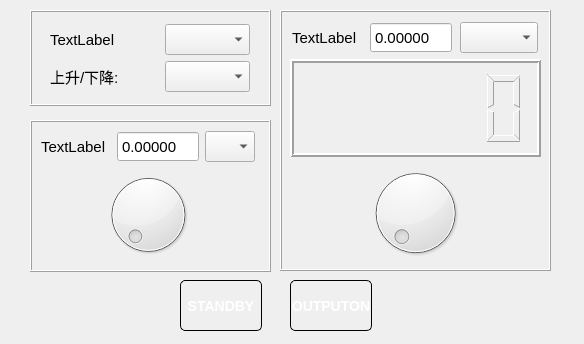
<?xml version="1.0" encoding="UTF-8"?>
<ui version="4.0">
 <class>EdgeDialog</class>
 <widget class="QDialog" name="EdgeDialog">
  <property name="geometry">
   <rect>
    <x>0</x>
    <y>0</y>
    <width>584</width>
    <height>344</height>
   </rect>
  </property>
  <property name="windowTitle">
   <string>快沿</string>
  </property>
  <property name="windowIcon">
   <iconset resource="resourcefile.qrc">
    <normaloff>:/Icon/Icon/wave-8.png</normaloff>:/Icon/Icon/wave-8.png</iconset>
  </property>
  <widget class="QPushButton" name="OutputOn_pushBtn">
   <property name="geometry">
    <rect>
     <x>290</x>
     <y>280</y>
     <width>82</width>
     <height>51</height>
    </rect>
   </property>
   <property name="font">
    <font>
     <pointsize>-1</pointsize>
     <weight>75</weight>
     <italic>false</italic>
     <bold>true</bold>
    </font>
   </property>
   <property name="styleSheet">
    <string notr="true">QPushButton {
    border: 1px solid #000000;
    border-radius: 5px;
    background-color: qlineargradient(x1: 0, y1: 0, x2: 0, y2: 1,
                                   stop: 0 #dedede, stop: 0.5 #434343,
                                   stop: 0.51 #000000, stop: 1 #656a6d);
    color: #FFFFFF;
    font: bold 14px;
    min-width: 80px;
}

QPushButton:pressed {
    background-color: qlineargradient(x1: 0, y1: 0, x2: 0, y2: 1,
                                   stop: 0 #cfcccc, stop: 0.5 #333232,
                                   stop: 0.51 #000000, stop: 1 #585c5f);
    color: #00CC00;
}
QPushButton:flat {
    border: none;
}</string>
   </property>
   <property name="text">
    <string>OUTPUTON</string>
   </property>
  </widget>
  <widget class="QPushButton" name="StandBy_pushBtn">
   <property name="geometry">
    <rect>
     <x>180</x>
     <y>280</y>
     <width>82</width>
     <height>51</height>
    </rect>
   </property>
   <property name="font">
    <font>
     <pointsize>-1</pointsize>
     <weight>75</weight>
     <italic>false</italic>
     <bold>true</bold>
    </font>
   </property>
   <property name="styleSheet">
    <string notr="true">QPushButton {
    border: 1px solid #000000;
    border-radius: 5px;
    background-color: qlineargradient(x1: 0, y1: 0, x2: 0, y2: 1,
                                   stop: 0 #dedede, stop: 0.5 #434343,
                                   stop: 0.51 #000000, stop: 1 #656a6d);
    color: #FFFFFF;
    font: bold 14px;
    min-width: 80px;
}

QPushButton:pressed {
    background-color: qlineargradient(x1: 0, y1: 0, x2: 0, y2: 1,
                                   stop: 0 #cfcccc, stop: 0.5 #333232,
                                   stop: 0.51 #000000, stop: 1 #585c5f);
    color: #00CC00;
}
QPushButton:flat {
    border: none;
}</string>
   </property>
   <property name="text">
    <string>STANDBY</string>
   </property>
  </widget>
  <widget class="QFrame" name="frame">
   <property name="geometry">
    <rect>
     <x>30</x>
     <y>10</y>
     <width>241</width>
     <height>96</height>
    </rect>
   </property>
   <property name="frameShape">
    <enum>QFrame::Box</enum>
   </property>
   <property name="frameShadow">
    <enum>QFrame::Raised</enum>
   </property>
   <layout class="QVBoxLayout" name="verticalLayout_3">
    <item>
     <layout class="QVBoxLayout" name="verticalLayout">
      <item>
       <layout class="QHBoxLayout" name="horizontalLayout_9">
        <item>
         <widget class="QLabel" name="EdgeWaveNo_Label">
          <property name="minimumSize">
           <size>
            <width>70</width>
            <height>31</height>
           </size>
          </property>
          <property name="maximumSize">
           <size>
            <width>100</width>
            <height>31</height>
           </size>
          </property>
          <property name="font">
           <font>
            <pointsize>11</pointsize>
           </font>
          </property>
          <property name="text">
           <string>TextLabel</string>
          </property>
         </widget>
        </item>
        <item>
         <widget class="QComboBox" name="EdgeWaveNo_Cmb">
          <property name="minimumSize">
           <size>
            <width>85</width>
            <height>31</height>
           </size>
          </property>
          <property name="maximumSize">
           <size>
            <width>85</width>
            <height>31</height>
           </size>
          </property>
          <property name="font">
           <font>
            <pointsize>11</pointsize>
           </font>
          </property>
         </widget>
        </item>
       </layout>
      </item>
      <item>
       <layout class="QHBoxLayout" name="horizontalLayout_2">
        <item>
         <widget class="QLabel" name="EdgeOhm_Label">
          <property name="minimumSize">
           <size>
            <width>75</width>
            <height>31</height>
           </size>
          </property>
          <property name="maximumSize">
           <size>
            <width>100</width>
            <height>31</height>
           </size>
          </property>
          <property name="font">
           <font>
            <pointsize>11</pointsize>
           </font>
          </property>
          <property name="frameShape">
           <enum>QFrame::NoFrame</enum>
          </property>
          <property name="lineWidth">
           <number>2</number>
          </property>
          <property name="text">
           <string>上升/下降:</string>
          </property>
          <property name="textFormat">
           <enum>Qt::AutoText</enum>
          </property>
          <property name="buddy">
           <cstring>DcWaveNo_Cmb</cstring>
          </property>
         </widget>
        </item>
        <item>
         <widget class="QComboBox" name="EdgeUpDown_Cmb">
          <property name="minimumSize">
           <size>
            <width>85</width>
            <height>31</height>
           </size>
          </property>
          <property name="maximumSize">
           <size>
            <width>85</width>
            <height>31</height>
           </size>
          </property>
          <property name="font">
           <font>
            <family>Andalus</family>
            <pointsize>11</pointsize>
           </font>
          </property>
          <property name="autoFillBackground">
           <bool>false</bool>
          </property>
          <property name="styleSheet">
           <string notr="true"/>
          </property>
          <property name="currentText">
           <string/>
          </property>
          <property name="currentIndex">
           <number>-1</number>
          </property>
         </widget>
        </item>
       </layout>
      </item>
     </layout>
    </item>
   </layout>
  </widget>
  <widget class="QFrame" name="frame_6">
   <property name="geometry">
    <rect>
     <x>280</x>
     <y>10</y>
     <width>271</width>
     <height>261</height>
    </rect>
   </property>
   <property name="frameShape">
    <enum>QFrame::Box</enum>
   </property>
   <property name="frameShadow">
    <enum>QFrame::Raised</enum>
   </property>
   <widget class="QWidget" name="layoutWidget">
    <property name="geometry">
     <rect>
      <x>10</x>
      <y>12</y>
      <width>251</width>
      <height>241</height>
     </rect>
    </property>
    <layout class="QVBoxLayout" name="verticalLayout_2">
     <item>
      <layout class="QHBoxLayout" name="horizontalLayout_12">
       <item>
        <widget class="QLabel" name="EdgeAmp_Label">
         <property name="minimumSize">
          <size>
           <width>70</width>
           <height>31</height>
          </size>
         </property>
         <property name="maximumSize">
          <size>
           <width>70</width>
           <height>31</height>
          </size>
         </property>
         <property name="font">
          <font>
           <pointsize>11</pointsize>
          </font>
         </property>
         <property name="text">
          <string>TextLabel</string>
         </property>
        </widget>
       </item>
       <item>
        <widget class="QDoubleSpinBox" name="EdgeAmp_Dsb">
         <property name="minimumSize">
          <size>
           <width>82</width>
           <height>31</height>
          </size>
         </property>
         <property name="maximumSize">
          <size>
           <width>82</width>
           <height>31</height>
          </size>
         </property>
         <property name="font">
          <font>
           <pointsize>11</pointsize>
          </font>
         </property>
         <property name="buttonSymbols">
          <enum>QAbstractSpinBox::NoButtons</enum>
         </property>
         <property name="decimals">
          <number>5</number>
         </property>
         <property name="maximum">
          <double>1000.000000000000000</double>
         </property>
        </widget>
       </item>
       <item>
        <widget class="QComboBox" name="EdgeAmpUnit_Cmb">
         <property name="minimumSize">
          <size>
           <width>78</width>
           <height>31</height>
          </size>
         </property>
         <property name="maximumSize">
          <size>
           <width>78</width>
           <height>31</height>
          </size>
         </property>
         <property name="font">
          <font>
           <pointsize>11</pointsize>
          </font>
         </property>
        </widget>
       </item>
      </layout>
     </item>
     <item>
      <widget class="QLCDNumber" name="lcdNumber">
       <property name="lineWidth">
        <number>2</number>
       </property>
       <property name="smallDecimalPoint">
        <bool>true</bool>
       </property>
       <property name="segmentStyle">
        <enum>QLCDNumber::Outline</enum>
       </property>
      </widget>
     </item>
     <item>
      <widget class="QDial" name="EdgeAmp_Dial"/>
     </item>
    </layout>
   </widget>
  </widget>
  <widget class="QFrame" name="frame_7">
   <property name="geometry">
    <rect>
     <x>30</x>
     <y>120</y>
     <width>241</width>
     <height>152</height>
    </rect>
   </property>
   <property name="frameShape">
    <enum>QFrame::Box</enum>
   </property>
   <property name="frameShadow">
    <enum>QFrame::Raised</enum>
   </property>
   <layout class="QFormLayout" name="formLayout_7">
    <item row="0" column="0">
     <layout class="QVBoxLayout" name="verticalLayout_7">
      <item>
       <layout class="QHBoxLayout" name="horizontalLayout_13">
        <item>
         <widget class="QLabel" name="EdgeFreq_Label">
          <property name="minimumSize">
           <size>
            <width>70</width>
            <height>31</height>
           </size>
          </property>
          <property name="maximumSize">
           <size>
            <width>70</width>
            <height>31</height>
           </size>
          </property>
          <property name="font">
           <font>
            <pointsize>11</pointsize>
           </font>
          </property>
          <property name="text">
           <string>TextLabel</string>
          </property>
         </widget>
        </item>
        <item>
         <widget class="QDoubleSpinBox" name="EdgeFreq_Dsb">
          <property name="minimumSize">
           <size>
            <width>82</width>
            <height>31</height>
           </size>
          </property>
          <property name="maximumSize">
           <size>
            <width>82</width>
            <height>31</height>
           </size>
          </property>
          <property name="font">
           <font>
            <pointsize>11</pointsize>
           </font>
          </property>
          <property name="buttonSymbols">
           <enum>QAbstractSpinBox::NoButtons</enum>
          </property>
          <property name="decimals">
           <number>5</number>
          </property>
          <property name="maximum">
           <double>1000.000000000000000</double>
          </property>
         </widget>
        </item>
        <item>
         <widget class="QComboBox" name="EdgeFreqUnit_Cmb">
          <property name="minimumSize">
           <size>
            <width>50</width>
            <height>31</height>
           </size>
          </property>
          <property name="maximumSize">
           <size>
            <width>50</width>
            <height>31</height>
           </size>
          </property>
          <property name="font">
           <font>
            <pointsize>11</pointsize>
           </font>
          </property>
         </widget>
        </item>
       </layout>
      </item>
      <item>
       <widget class="QDial" name="EdgeFreq_Dial"/>
      </item>
     </layout>
    </item>
   </layout>
  </widget>
 </widget>
 <resources>
  <include location="resourcefile.qrc"/>
 </resources>
 <connections/>
</ui>
